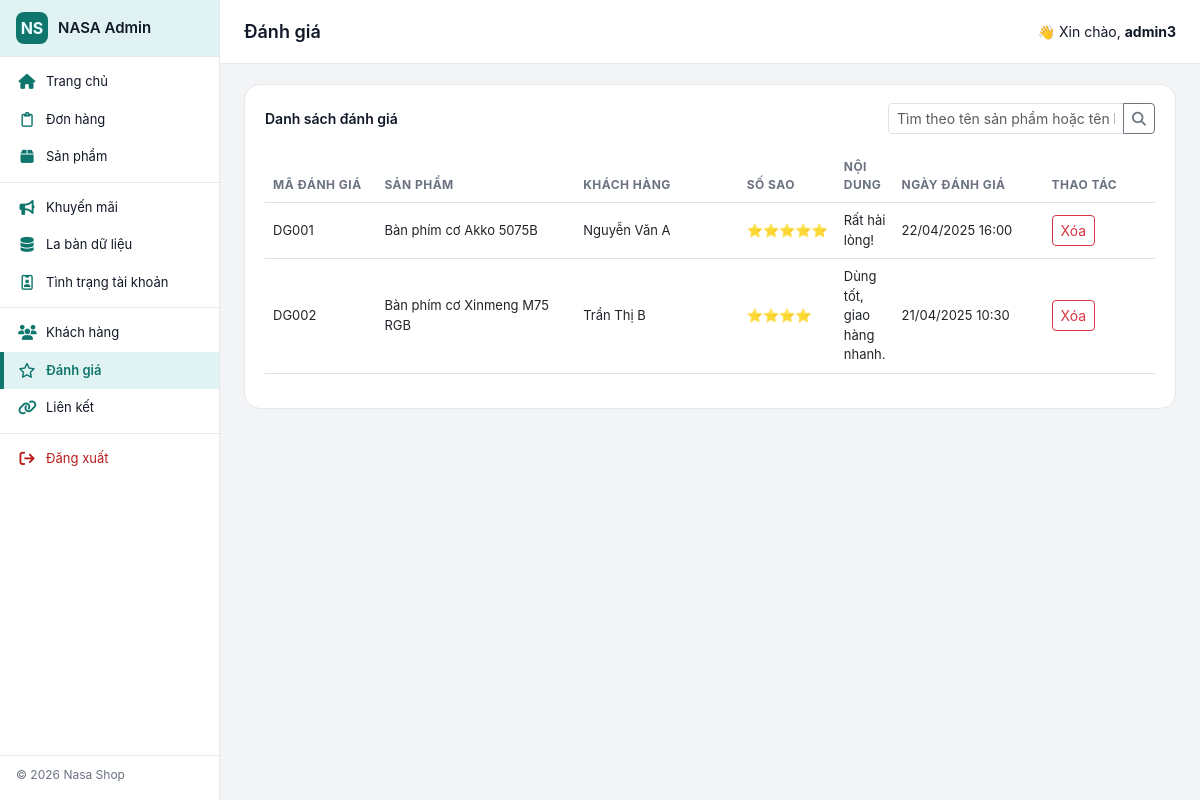
Screenshot of /trang-chu/admin/danhgia.php (signed in) with the database file from the repository.
### tables this page shows
CREATE TABLE `danhgia` (
  `id_danhgia` VARCHAR(20) NOT NULL,
  `id_sanpham` VARCHAR(20) NOT NULL,
  `id_khachhang` VARCHAR(20) NOT NULL,
  `sao` INT(1) NOT NULL CHECK (`sao` BETWEEN 1 AND 5),
  `binh_luan` TEXT,
  `ngay_danhgia` DATETIME NOT NULL,
  PRIMARY KEY (`id_danhgia`),
  FOREIGN KEY (`id_sanpham`) REFERENCES `sanpham`(`id_sanpham`)
    ON DELETE CASCADE ON UPDATE CASCADE,
  FOREIGN KEY (`id_khachhang`) REFERENCES `khachhang`(`id_khachhang`)
    ON DELETE CASCADE ON UPDATE CASCADE
);

CREATE TABLE `sanpham` (
  `id_sanpham` VARCHAR(20) NOT NULL,
  `ten_sp` VARCHAR(255) NOT NULL,
  `gia` INT(11) NOT NULL,
  `mo_ta` TEXT,
  `thong_so_ky_thuat` TEXT,
  `sl` INT(11) NOT NULL,
  `id_loai` VARCHAR(20) NOT NULL,
  `hinh_anh` VARCHAR(255),
  PRIMARY KEY (`id_sanpham`),
  FOREIGN KEY (`id_loai`) REFERENCES `loaisanpham`(`id_loaisp`)
    ON DELETE CASCADE ON UPDATE CASCADE
);

CREATE TABLE `khachhang` (
  `id_khachhang` VARCHAR(20) NOT NULL,
  `ho_ten` VARCHAR(100) NOT NULL,
  `email` VARCHAR(100) NOT NULL UNIQUE,
  `mat_khau` VARCHAR(255) NOT NULL,
  `so_dien_thoai` VARCHAR(15),
  `otp_code` VARCHAR(6) DEFAULT NULL,
  `otp_expiry` DATETIME DEFAULT NULL,
  PRIMARY KEY (`id_khachhang`)
);

### trang-chu/admin/danhgia.php (the view, shortened to what this page needs)
<?php
require('../includes/connect.php');
$adminName = $_SESSION['admin_name'];
$search = $_GET['search'] ?? '';
if (!empty($search)) {
    $stmt = $conn->prepare("
        SELECT dg.*, sp.ten_sp, kh.ho_ten
        FROM danhgia dg
        JOIN sanpham sp ON dg.id_sanpham = sp.id_sanpham
        JOIN khachhang kh ON dg.id_khachhang = kh.id_khachhang
        WHERE sp.ten_sp LIKE ? OR kh.ho_ten LIKE ?
        ORDER BY dg.ngay_danhgia DESC
    ");
    $stmt->execute(["%$search%", "%$search%"]);
} else {
    $stmt = $conn->query("
        SELECT dg.*, sp.ten_sp, kh.ho_ten
        FROM danhgia dg
        JOIN sanpham sp ON dg.id_sanpham = sp.id_sanpham
        JOIN khachhang kh ON dg.id_khachhang = kh.id_khachhang
        ORDER BY dg.ngay_danhgia DESC
    ");
}
$reviews = $stmt->fetchAll(PDO::FETCH_ASSOC);
?>
<!DOCTYPE html>
<html lang="vi">
<head>
    <link href="https://cdn.jsdelivr.net/npm/bootstrap@5.3.0/dist/css/bootstrap.min.css" rel="stylesheet">
    <link href="https://cdnjs.cloudflare.com/ajax/libs/font-awesome/6.5.0/css/all.min.css" rel="stylesheet">
    <link rel="stylesheet" href="admin.css">
</head>
<body>
    <div class="admin-layout">
        <aside class="admin-sidebar">
            <div class="admin-sidebar-header">
                <a href="home.php" class="admin-sidebar-brand">
                    <div class="admin-sidebar-logo">NS</div>
                    <div class="admin-sidebar-title">NASA Admin</div>
                </a>
            </div>
            <nav class="admin-sidebar-nav">
                <a href="home.php"
                    class="admin-nav-item <?php echo basename($_SERVER['PHP_SELF']) === 'home.php' ? 'active' : ''; ?>">
                    <i class="fa-solid fa-house"></i>
                    <span>Trang chủ</span>
                </a>
                <a href="donhang.php"
                    class="admin-nav-item <?php echo basename($_SERVER['PHP_SELF']) === 'donhang.php' ? 'active' : ''; ?>">
                    <i class="fa-regular fa-clipboard"></i>
                    <span>Đơn hàng</span>
                </a>
                <a href="sanpham.php"
                    class="admin-nav-item <?php echo basename($_SERVER['PHP_SELF']) === 'sanpham.php' ? 'active' : ''; ?>">
                    <i class="fa-solid fa-box"></i>
                    <span>Sản phẩm</span>
                </a>
                <div class="admin-sidebar-divider"></div>
                <a href="khuyenmai.php"
                    class="admin-nav-item <?php echo basename($_SERVER['PHP_SELF']) === 'khuyenmai.php' ? 'active' : ''; ?>">
                    <i class="fa-solid fa-bullhorn"></i>
                    <span>Khuyến mãi</span>
                </a>
                <a href="doanhthu.php"
                    class="admin-nav-item <?php echo basename($_SERVER['PHP_SELF']) === 'doanhthu.php' ? 'active' : ''; ?>">
                    <i class="fa-solid fa-database"></i>
                    <span>La bàn dữ liệu</span>
                </a>
                <a href="qladmin.php"
                    class="admin-nav-item <?php echo basename($_SERVER['PHP_SELF']) === 'qladmin.php' ? 'active' : ''; ?>">
                    <i class="fa-regular fa-id-badge"></i>
                    <span>Tình trạng tài khoản</span>
                </a>
                <div class="admin-sidebar-divider"></div>
                <a href="khachhang.php"
                    class="admin-nav-item <?php echo basename($_SERVER['PHP_SELF']) === 'khachhang.php' ? 'active' : ''; ?>">
                    <i class="fa-solid fa-users"></i>
                    <span>Khách hàng</span>
                </a>
                <a href="danhgia.php"
                    class="admin-nav-item <?php echo basename($_SERVER['PHP_SELF']) === 'danhgia.php' ? 'active' : ''; ?>">
                    <i class="fa-regular fa-star"></i>
                    <span>Đánh giá</span>
                </a>
                <a href="lienket.php"
                    class="admin-nav-item <?php echo basename($_SERVER['PHP_SELF']) === 'lienket.php' ? 'active' : ''; ?>">
                    <i class="fa-solid fa-link"></i>
                    <span>Liên kết</span>
                </a>
                <div class="admin-sidebar-divider"></div>
                <a href="logout.php" class="admin-nav-item admin-sidebar-logout">
                    <i class="fa-solid fa-arrow-right-from-bracket"></i>
                    <span>Đăng xuất</span>
                </a>
            </nav>
            <div class="admin-sidebar-footer">
                © <?php echo date('Y'); ?> Nasa Shop
            </div>
        </aside>
        <div class="admin-main">
            <header class="admin-topbar">
                <div class="admin-topbar-left">
                    <div class="admin-page-title">Đánh giá</div>
                </div>
                <div class="admin-topbar-right">
                    <span>👋 Xin chào, <strong><?php echo htmlspecialchars($adminName); ?></strong></span>
                </div>
            </header>
            <main class="admin-content">
                <div class="card-panel">
                    <div class="card-panel-header d-flex flex-wrap justify-content-between align-items-center gap-2">
                        <div class="card-panel-title">Danh sách đánh giá</div>
                        <form class="order-search" method="GET">
                            <div class="input-group input-group-sm">
                                <input type="text"
                                    name="search"
                                    class="form-control"
                                    placeholder="Tìm theo tên sản phẩm hoặc tên khách hàng..."
                                    value="<?php echo htmlspecialchars($search); ?>">
                                <button class="btn btn-outline-secondary" type="submit">
                                    <i class="fa-solid fa-magnifying-glass"></i>
                                </button>
                            </div>
                        </form>
                    </div>
                    <div class="table-responsive mt-3">
                        <table class="table table-modern table-hover align-middle">
                            <thead>
                                <tr>
                                    <th style="width: 120px;">Mã đánh giá</th>
                                    <th style="width: 220px;">Sản phẩm</th>
                                    <th style="width: 180px;">Khách hàng</th>
                                    <th style="width: 90px;">Số sao</th>
                                    <th>Nội dung</th>
                                    <th style="width: 160px;">Ngày đánh giá</th>
                                    <th style="width: 120px;">Thao tác</th>
                                </tr>
                            </thead>
                            <tbody>
                                <?php if (empty($reviews)): ?>
                                    <tr>
                                        <td colspan="7" class="text-center text-muted py-4">
                                            Không có đánh giá nào phù hợp điều kiện tìm kiếm.
                                        </td>
                                    </tr>
                                <?php else: ?>
                                    <?php foreach ($reviews as $r): ?>
                                        <tr>
                                            <td><?php echo htmlspecialchars($r['id_danhgia']); ?></td>
                                            <td><?php echo htmlspecialchars($r['ten_sp']); ?></td>
                                            <td><?php echo htmlspecialchars($r['ho_ten']); ?></td>
                                            <td>
                                                <?php
                                                $sao = (int)$r['sao'];
                                                echo str_repeat('⭐', max(0, min(5, $sao)));
                                                ?>
                                            </td>
                                            <td>
                                                <?php echo nl2br(htmlspecialchars($r['binh_luan'])); ?>
                                            </td>
                                            <td>
                                                <?php
                                                $ngay = $r['ngay_danhgia'];
                                                $ts   = strtotime($ngay);
                                                echo $ts ? date('d/m/Y H:i', $ts) : htmlspecialchars($ngay);
                                                ?>
                                            </td>
                                            <td>
                                                <a href="delete_danhgia.php?id=<?php echo urlencode($r['id_danhgia']); ?>"
                                                    class="btn btn-sm btn-outline-danger"
                                                    onclick="return confirm('Bạn có chắc muốn xóa đánh giá này không?');">
                                                    Xóa
                                                </a>
                                            </td>
                                        </tr>
                                    <?php endforeach; ?>
                                <?php endif; ?>
                            </tbody>
                        </table>
                    </div>
                </div>
            </main>
        </div>
    </div>
</body>
</html>

### trang-chu/admin/admin.css (style rules this page uses)
:root { --admin-accent: #0f766e; --admin-accent-soft: #e0f2f1; --admin-border: #e5e7eb; --admin-text-main: #111827; --admin-text-muted: #6b7280; --admin-card-bg: #ffffff; }
* { box-sizing: border-box; }
body { margin: 0; font-family: -apple-system, BlinkMacSystemFont, "Segoe UI", sans-serif; background: #f3f4f6; color: var(--admin-text-main); }
.admin-layout { display: flex; min-height: 100vh; }
.admin-sidebar { width: 220px; background: #ffffff; color: #111827; display: flex; flex-direction: column; position: fixed; inset-block: 0; inset-inline-start: 0; z-index: 20; border-right: 1px solid var(--admin-border); }
.admin-sidebar-header { padding: 12px 16px; display: flex; align-items: center; gap: 10px; border-bottom: 1px solid var(--admin-border); background: var(--admin-accent-soft); }
.admin-sidebar-logo { width: 32px; height: 32px; border-radius: 8px; background: var(--admin-accent); color: #ecfeff; display: flex; align-items: center; justify-content: center; font-size: 16px; font-weight: 700; }
.admin-sidebar-title { font-size: 15px; font-weight: 600; }
.admin-sidebar-nav { flex: 1; padding: 6px 0; overflow-y: auto; }
.admin-sidebar-brand { display: flex; align-items: center; gap: 10px; text-decoration: none; color: inherit; }
.admin-nav-item { display: flex; align-items: center; gap: 10px; padding: 9px 18px; text-decoration: none; color: #111827; font-size: 13px; border-radius: 0; transition: background 0.15s ease, color 0.15s ease, padding-left 0.15s ease; }
.admin-nav-item i { width: 18px; text-align: center; font-size: 15px; color: var(--admin-accent); }
.admin-nav-item span { flex: 1; }
.admin-nav-item.active { background: var(--admin-accent-soft); border-left: 4px solid var(--admin-accent); padding-left: 14px; font-weight: 600; color: var(--admin-accent); }
.admin-nav-item.active i { color: var(--admin-accent); }
.admin-sidebar-divider { border-top: 1px solid var(--admin-border); margin: 6px 0; }
.admin-sidebar-logout { color: #b91c1c; }
.admin-sidebar-logout i { color: #b91c1c; }
.admin-sidebar-footer { padding: 10px 16px 16px; font-size: 12px; color: var(--admin-text-muted); border-top: 1px solid var(--admin-border); }
.admin-main { margin-left: 220px; flex: 1; display: flex; flex-direction: column; min-height: 100vh; }
.admin-topbar { height: 64px; background: #ffffff; border-bottom: 1px solid var(--admin-border); display: flex; align-items: center; justify-content: space-between; padding: 0 24px; position: sticky; top: 0; z-index: 10; }
.admin-topbar-left { display: flex; align-items: center; gap: 12px; }
.admin-page-title { font-size: 18px; font-weight: 600; }
.admin-topbar-right { display: flex; align-items: center; gap: 16px; font-size: 14px; }
.admin-content { padding: 20px 24px 32px; }
.card-panel { background: #ffffff; border-radius: 16px; border: 1px solid var(--admin-border); padding: 18px 20px; margin-bottom: 18px; }
.card-panel-header { display: flex; align-items: center; justify-content: space-between; margin-bottom: 12px; }
.card-panel-title { font-size: 14px; font-weight: 600; }
.table-modern thead { background: #f9fafb; }
.table-modern th { font-size: 12px; text-transform: uppercase; letter-spacing: .04em; color: #6b7280; }
.table-modern td { font-size: 13px; vertical-align: middle; }
.order-search { display: flex; align-items: center; gap: 8px; }

### rows the page displays
danhgia: id_danhgia "DG001", id_sanpham.ten_sp "Bàn phím cơ Akko 5075B", id_khachhang.ho_ten "Nguyễn Văn A", sao "⭐⭐⭐⭐⭐", binh_luan "Rất hài lòng!", ngay_danhgia "22/04/2025 16:00"
danhgia: id_danhgia "DG002", id_sanpham.ten_sp "Bàn phím cơ Xinmeng M75 RGB", id_khachhang.ho_ten "Trần Thị B", sao "⭐⭐⭐⭐", binh_luan "Dùng tốt, giao hàng nhanh.", ngay_danhgia "21/04/2025 10:30"

### other values shown
$adminName "admin3"
